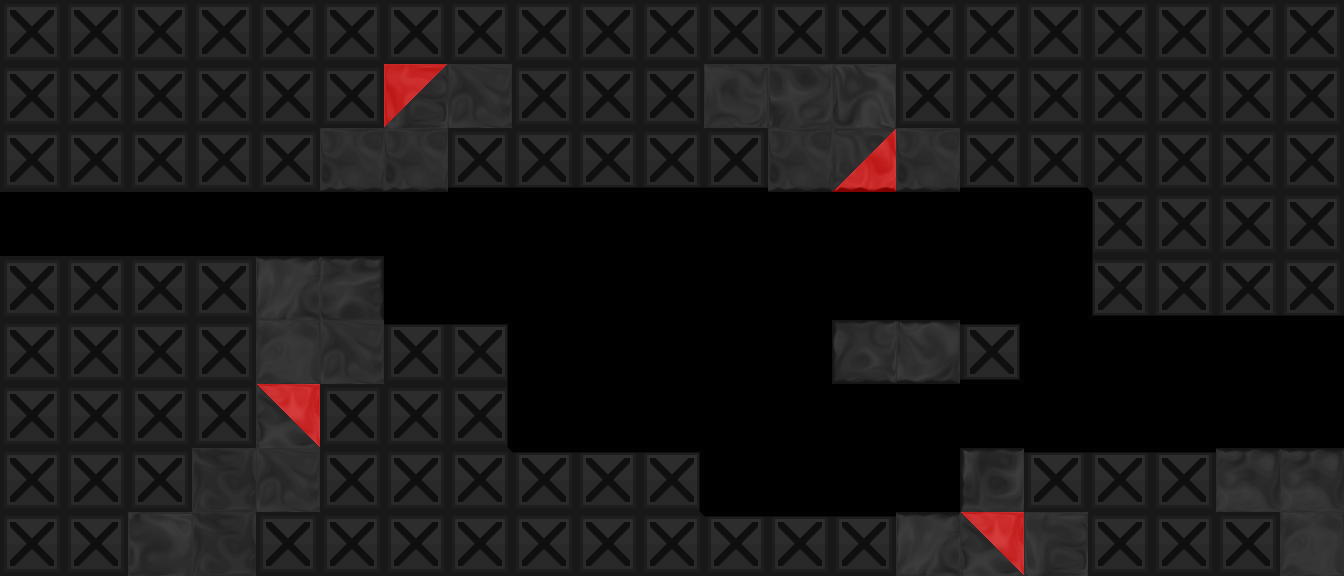

This is a level from a 2D game, rendered from its Tiled map with the project's own tilesets. A one-line summary and the complete map file follow:
An orthogonal 21x9 tile map with 64x64 px tiles, 1 tile layer (tile), 1 hidden layer not drawn, 7 tilesets and 7 objects (2x OrbRed, 2x ShooterBlue, 2x Exit, DoorRed).

<map version="1.0" orientation="orthogonal" width="21" height="9" tilewidth="64" tileheight="64">
 <properties>
  <property name="bg" value="bg2" />
  <property name="bgParallaxX" value=".6" />
  <property name="bgParallaxY" value=".6" />
  <property name="music" value="level_blue" />
 </properties>
 <tileset firstgid="1" source="tiles/black_tiles.tsx" />
 <tileset firstgid="50" source="tiles/white_tiles.tsx" />
 <tileset firstgid="99" source="tiles/mixed_tiles.tsx" />
 <tileset firstgid="211" source="tiles/glass_tiles.tsx" />
 <tileset firstgid="260" source="tiles/black_indestructable.tsx" />
 <tileset firstgid="310" source="tiles/sand_tiles.tsx" />
 <tileset firstgid="318" source="tiles/red_black_tiles.tsx" />
 <layer name="backTile" width="21" height="9" visible="0" opacity="0.45">
  <data encoding="csv">
0,0,0,0,0,0,0,0,0,0,0,0,0,0,0,0,0,0,0,0,0,
0,0,0,0,0,0,0,0,0,0,0,0,0,0,0,0,0,0,0,0,0,
0,0,0,0,0,0,0,0,0,0,0,0,0,0,0,0,0,0,0,0,0,
260,260,261,0,0,0,0,0,0,0,0,0,0,0,0,0,0,0,0,0,0,
0,0,0,0,0,0,0,0,0,0,0,0,0,0,0,0,0,0,0,0,0,
0,0,0,0,0,0,0,0,0,0,0,0,0,0,0,0,0,0,0,0,0,
0,0,0,0,0,0,0,0,0,0,0,0,0,0,0,0,0,0,0,0,0,
0,0,0,0,0,0,0,0,0,0,0,0,0,0,0,0,0,0,0,0,0,
0,0,0,0,0,0,0,0,0,0,0,0,0,0,0,0,0,0,0,0,0
</data>
 </layer>
 <objectgroup name="obj" width="21" height="9">
  <object type="OrbRed" x="928" y="224" width="64" height="64" />
  <object type="DoorRed" x="1088" y="320" width="64" height="128" />
  <object type="OrbRed" x="608" y="320" width="64" height="64" />
  <object type="ShooterBlue" x="1088" y="288">
   <polyline points="0,0 -180,29" />
  </object>
  <object type="ShooterBlue" x="512" y="384">
   <polyline points="0,0 147,64" />
  </object>
 </objectgroup>
 <layer name="tile" width="21" height="9">
  <data encoding="csv">
260,262,262,261,262,260,262,260,262,262,262,260,261,261,262,260,260,262,262,262,262,
262,262,262,262,262,262,319,14,261,260,260,21,5,1,262,262,262,262,261,261,261,
261,261,260,261,261,31,31,276,276,276,276,276,31,342,31,276,276,264,261,262,262,
0,0,0,0,0,0,0,0,0,0,0,0,0,0,0,0,0,270,261,260,260,
262,262,262,261,10,11,0,0,0,0,0,0,0,0,0,0,0,275,276,276,276,
260,260,260,260,6,14,266,267,0,0,0,0,0,46,45,274,0,0,0,0,0,
261,262,260,260,320,262,261,272,0,0,0,0,0,0,0,0,0,0,0,0,0,
261,262,260,35,14,261,262,268,266,266,267,0,0,0,0,9,266,266,266,17,17,
262,262,49,35,260,261,262,260,262,262,268,266,266,266,10,320,2,262,262,261,6
</data>
 </layer>
 <objectgroup name="front" width="21" height="9">
  <object type="Exit" x="1280" y="320" width="64" height="128">
   <properties>
    <property name="mapTo" value="blueEyebot" />
   </properties>
  </object>
  <object type="Exit" x="0" y="192" width="64" height="64">
   <properties>
    <property name="mapTo" value="trapped3" />
   </properties>
  </object>
 </objectgroup>
</map>
